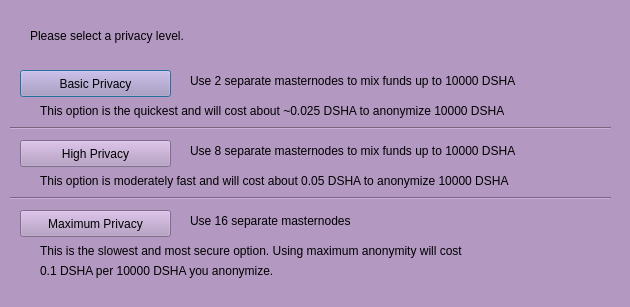
<?xml version="1.0" encoding="UTF-8"?>
<ui version="4.0">
 <class>ObfuscationConfig</class>
 <widget class="QDialog" name="ObfuscationConfig">
  <property name="geometry">
   <rect>
    <x>0</x>
    <y>0</y>
    <width>630</width>
    <height>307</height>
   </rect>
  </property>
  <property name="windowTitle">
   <string>Configure Obfuscation</string>
  </property>
  <property name="styleSheet">
   <string notr="true">background-color: rgb(179, 152, 194);</string>
  </property>
  <widget class="QPushButton" name="buttonBasic">
   <property name="geometry">
    <rect>
     <x>20</x>
     <y>70</y>
     <width>151</width>
     <height>27</height>
    </rect>
   </property>
   <property name="text">
    <string>Basic Privacy</string>
   </property>
  </widget>
  <widget class="QPushButton" name="buttonHigh">
   <property name="geometry">
    <rect>
     <x>20</x>
     <y>140</y>
     <width>151</width>
     <height>27</height>
    </rect>
   </property>
   <property name="text">
    <string>High Privacy</string>
   </property>
  </widget>
  <widget class="QPushButton" name="buttonMax">
   <property name="geometry">
    <rect>
     <x>20</x>
     <y>210</y>
     <width>151</width>
     <height>27</height>
    </rect>
   </property>
   <property name="text">
    <string>Maximum Privacy</string>
   </property>
  </widget>
  <widget class="QLabel" name="label">
   <property name="geometry">
    <rect>
     <x>30</x>
     <y>20</y>
     <width>571</width>
     <height>31</height>
    </rect>
   </property>
   <property name="text">
    <string>Please select a privacy level.</string>
   </property>
  </widget>
  <widget class="QLabel" name="label_2">
   <property name="geometry">
    <rect>
     <x>190</x>
     <y>70</y>
     <width>421</width>
     <height>21</height>
    </rect>
   </property>
   <property name="text">
    <string>Use 2 separate masternodes to mix funds up to 10000 DSHA</string>
   </property>
  </widget>
  <widget class="QLabel" name="label_3">
   <property name="geometry">
    <rect>
     <x>190</x>
     <y>140</y>
     <width>411</width>
     <height>21</height>
    </rect>
   </property>
   <property name="text">
    <string>Use 8 separate masternodes to mix funds up to 10000 DSHA</string>
   </property>
  </widget>
  <widget class="QLabel" name="label_4">
   <property name="geometry">
    <rect>
     <x>190</x>
     <y>210</y>
     <width>421</width>
     <height>21</height>
    </rect>
   </property>
   <property name="text">
    <string>Use 16 separate masternodes</string>
   </property>
  </widget>
  <widget class="QLabel" name="label_6">
   <property name="geometry">
    <rect>
     <x>40</x>
     <y>100</y>
     <width>561</width>
     <height>21</height>
    </rect>
   </property>
   <property name="text">
    <string>This option is the quickest and will cost about ~0.025 DSHA to anonymize 10000 DSHA</string>
   </property>
  </widget>
  <widget class="QLabel" name="label_7">
   <property name="geometry">
    <rect>
     <x>40</x>
     <y>170</y>
     <width>561</width>
     <height>21</height>
    </rect>
   </property>
   <property name="text">
    <string>This option is moderately fast and will cost about 0.05 DSHA to anonymize 10000 DSHA</string>
   </property>
  </widget>
  <widget class="QLabel" name="label_8">
   <property name="geometry">
    <rect>
     <x>40</x>
     <y>240</y>
     <width>561</width>
     <height>21</height>
    </rect>
   </property>
   <property name="text">
    <string>This is the slowest and most secure option. Using maximum anonymity will cost</string>
   </property>
  </widget>
  <widget class="QLabel" name="label_9">
   <property name="geometry">
    <rect>
     <x>40</x>
     <y>260</y>
     <width>561</width>
     <height>21</height>
    </rect>
   </property>
   <property name="text">
    <string>0.1 DSHA per 10000 DSHA you anonymize.</string>
   </property>
  </widget>
  <widget class="Line" name="line">
   <property name="geometry">
    <rect>
     <x>10</x>
     <y>120</y>
     <width>601</width>
     <height>16</height>
    </rect>
   </property>
   <property name="orientation">
    <enum>Qt::Horizontal</enum>
   </property>
  </widget>
  <widget class="Line" name="line_2">
   <property name="geometry">
    <rect>
     <x>10</x>
     <y>190</y>
     <width>601</width>
     <height>16</height>
    </rect>
   </property>
   <property name="orientation">
    <enum>Qt::Horizontal</enum>
   </property>
  </widget>
 </widget>
 <resources/>
 <connections/>
</ui>
